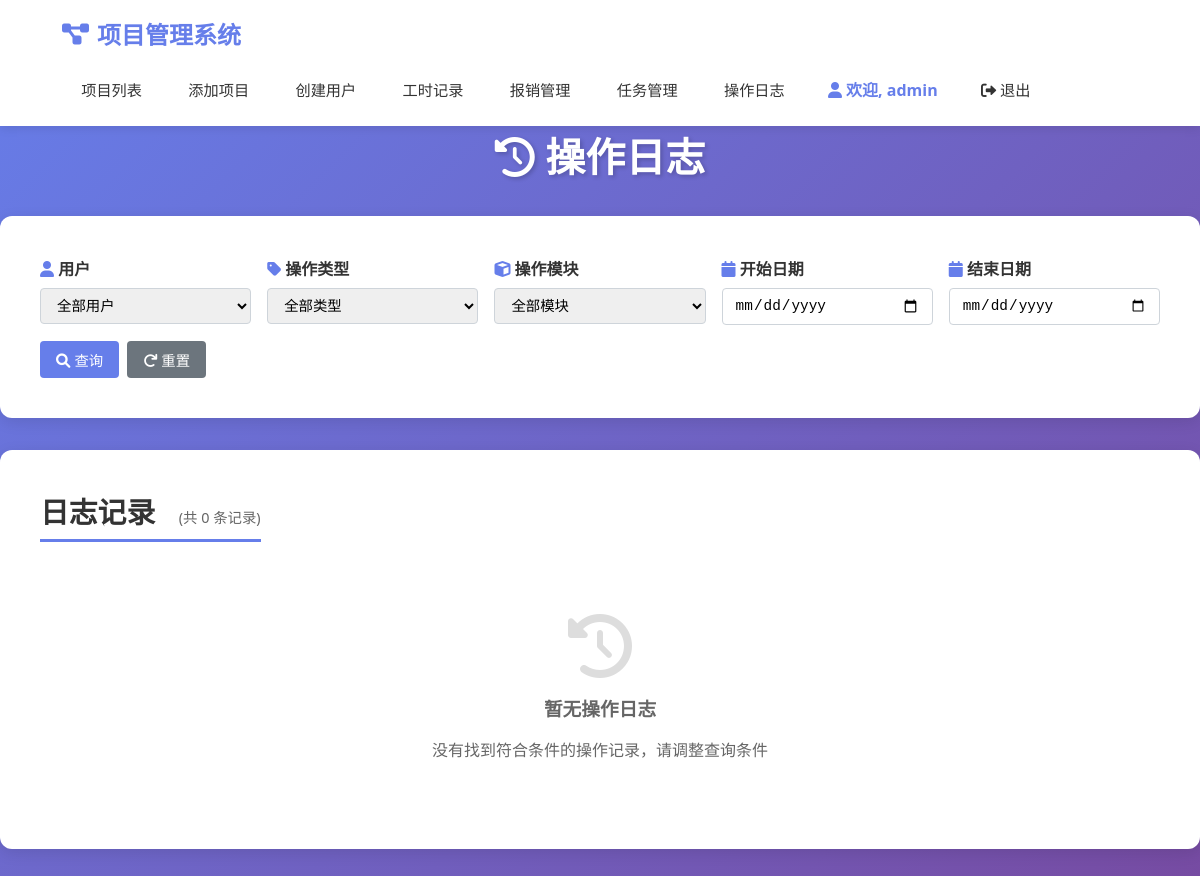
The page /operation-logs (signed in) on the database as committed earlier.
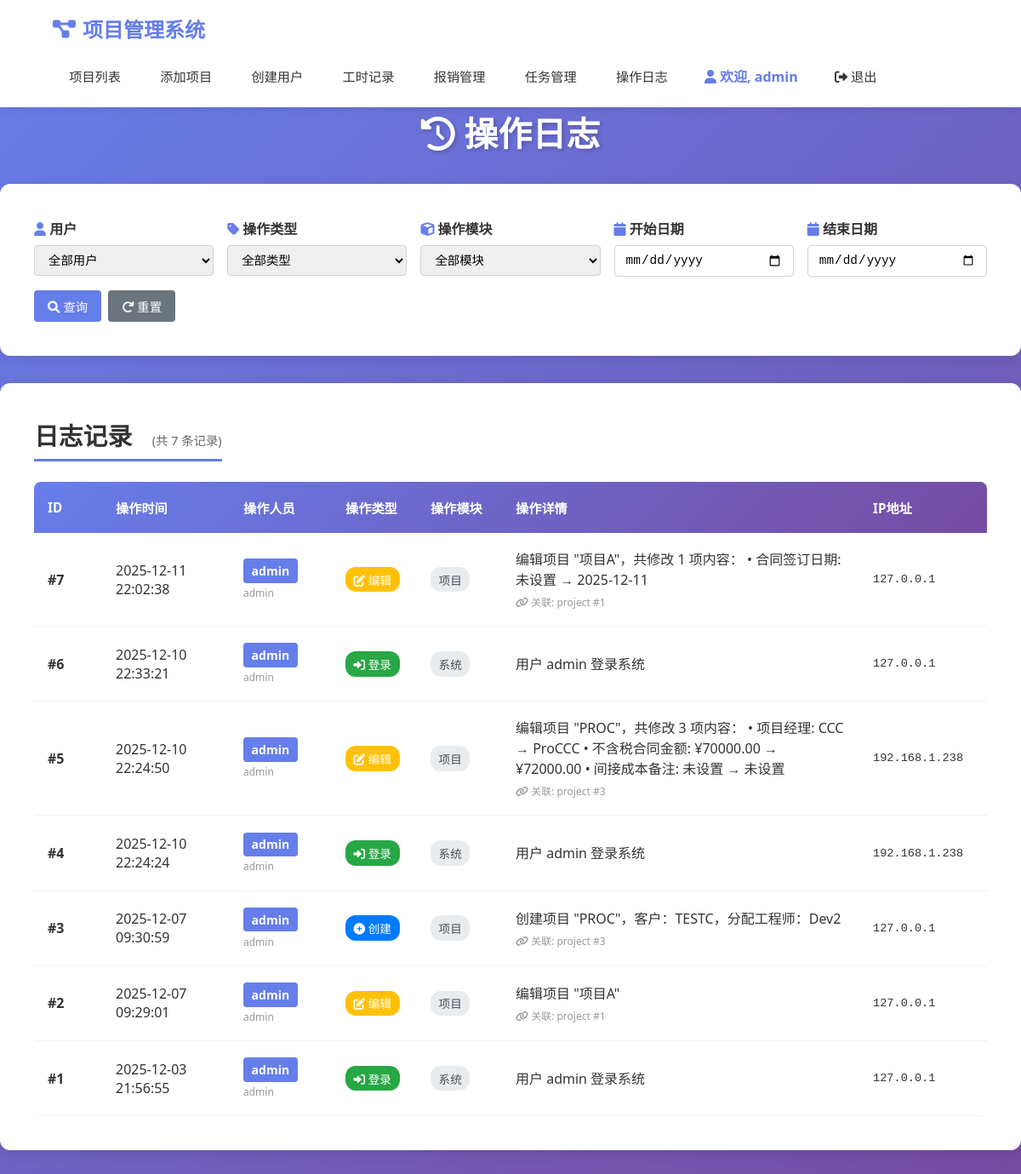
The same page on the database as committed later.
### models.py (models this page shows, shortened)
class User(UserMixin, db.Model):
    __tablename__ = "users"
    id = db.Column(db.Integer, primary_key=True, autoincrement=True)
    username = db.Column(db.String(80), unique=True, nullable=False)
    password_hash = db.Column(db.String(120), nullable=False)
    role = db.Column(db.String(20), nullable=False)  # 'admin', 'developer'
    created_at = db.Column(db.DateTime, default=datetime.utcnow)
    def is_admin(self):
        return self.role == 'admin'

class OperationLog(db.Model):
    __tablename__ = 'operation_logs'
    id = db.Column(db.Integer, primary_key=True)
    user_id = db.Column(db.Integer, db.ForeignKey('users.id'), nullable=False)
    operation_type = db.Column(db.String(50), nullable=False)  # 操作类型：登录、创建、编辑、删除、审批等
    operation_module = db.Column(db.String(50), nullable=False)  # 操作模块：项目、工时、报销、任务等
    operation_detail = db.Column(db.Text)  # 操作详情
    target_type = db.Column(db.String(50))  # 目标对象类型：project、worklog、expense等
    target_id = db.Column(db.Integer)  # 目标对象ID
    ip_address = db.Column(db.String(50))  # IP地址
    user_agent = db.Column(db.String(500))  # 浏览器信息
    created_at = db.Column(db.DateTime, default=datetime.utcnow, nullable=False)
    user = db.relationship('User', backref=db.backref('logs', lazy=True), foreign_keys=[user_id])
    def get_operation_icon(self):
        icons = {
            '登录': 'fa-sign-in-alt',
            '登出': 'fa-sign-out-alt',
            '创建': 'fa-plus-circle',
            '编辑': 'fa-edit',
            '删除': 'fa-trash-alt',
            '审批': 'fa-check-circle',
            '拒绝': 'fa-times-circle',
            '分配': 'fa-user-plus',
            '更新状态': 'fa-sync-alt',
            '上传': 'fa-upload',
            '下载': 'fa-download',
            '查看': 'fa-eye'
        }
        return icons.get(self.operation_type, 'fa-circle')
    def get_operation_color(self):
        colors = {
            '登录': '#28a745',
            '登出': '#6c757d',
            '创建': '#007bff',
            '编辑': '#ffc107',
            '删除': '#dc3545',
            '审批': '#28a745',
            '拒绝': '#dc3545',
            '分配': '#17a2b8',
            '更新状态': '#6f42c1',
            '上传': '#20c997',
            '下载': '#fd7e14',
            '查看': '#6c757d'
        }
        return colors.get(self.operation_type, '#6c757d')

### app.py (the view, shortened to what this page needs)
@app.route("/operation-logs")
@login_required
def operation_logs():
    if not current_user.is_admin():
        flash("只有管理员可以查看操作日志")
        return redirect(url_for("index"))
    user_id = request.args.get('user_id', type=int)
    operation_type = request.args.get('operation_type')
    operation_module = request.args.get('operation_module')
    date_from = request.args.get('date_from')
    date_to = request.args.get('date_to')
    page = request.args.get('page', 1, type=int)
    per_page = 50
    query = OperationLog.query
    if user_id:
        query = query.filter_by(user_id=user_id)
    if operation_type:
        query = query.filter_by(operation_type=operation_type)
    if operation_module:
        query = query.filter_by(operation_module=operation_module)
    if date_from:
        try:
            from_date = datetime.strptime(date_from, '%Y-%m-%d')
            query = query.filter(OperationLog.created_at >= from_date)
        except ValueError:
            pass
    pagination = query.order_by(OperationLog.created_at.desc()).paginate(
        page=page, per_page=per_page, error_out=False
    )
    logs = pagination.items
    users = User.query.all()
    operation_types = db.session.query(OperationLog.operation_type).distinct().all()
    operation_types = [t[0] for t in operation_types]
    operation_modules = db.session.query(OperationLog.operation_module).distinct().all()
    operation_modules = [m[0] for m in operation_modules]
    return render_template(
        "operation_logs.html",
        logs=logs,
        pagination=pagination,
        users=users,
        operation_types=operation_types,
        operation_modules=operation_modules,
        selected_user_id=user_id,
        selected_operation_type=operation_type,
        selected_operation_module=operation_module,
        date_from=date_from,
        date_to=date_to
    )

### app.py (called while the page is built)
@login_manager.user_loader
def load_user(user_id):
    return User.query.get(int(user_id))

### templates/operation_logs.html (shortened to what this page needs)
{% extends "base.html" %}
{% block content %}
<h1 class="page-title">
    <i class="fas fa-history"></i> 操作日志
</h1>
<div class="card" style="margin-bottom: 2rem;">
    <form method="GET" action="{{ url_for('operation_logs') }}" style="display: grid; grid-template-columns: repeat(auto-fit, minmax(200px, 1fr)); gap: 1rem;">
        <div class="form-group" style="margin-bottom: 0;">
            <label class="form-label">
                <i class="fas fa-user" style="color: #667eea;"></i> 用户
            </label>
            <select name="user_id" class="form-control">
                <option value="">全部用户</option>
            </select>
        </div>
        <div class="form-group" style="margin-bottom: 0;">
            <label class="form-label">
                <i class="fas fa-tag" style="color: #667eea;"></i> 操作类型
            </label>
            <select name="operation_type" class="form-control">
                <option value="">全部类型</option>
            </select>
        </div>
        <div class="form-group" style="margin-bottom: 0;">
            <label class="form-label">
                <i class="fas fa-cube" style="color: #667eea;"></i> 操作模块
            </label>
            <select name="operation_module" class="form-control">
                <option value="">全部模块</option>
            </select>
        </div>
        <div class="form-group" style="margin-bottom: 0;">
            <label class="form-label">
                <i class="fas fa-calendar" style="color: #667eea;"></i> 开始日期
            </label>
            <input type="date" name="date_from" class="form-control" value="{{ date_from or '' }}">
        </div>
        <div class="form-group" style="margin-bottom: 0;">
            <label class="form-label">
                <i class="fas fa-calendar" style="color: #667eea;"></i> 结束日期
            </label>
            <input type="date" name="date_to" class="form-control" value="{{ date_to or '' }}">
        </div>
        <div style="display: flex; align-items: flex-end; gap: 0.5rem;">
            <button type="submit" class="btn btn-primary">
                <i class="fas fa-search"></i> 查询
            </button>
            <a href="{{ url_for('operation_logs') }}" class="btn btn-secondary">
                <i class="fas fa-redo"></i> 重置
            </a>
        </div>
    </form>
</div>
<div class="card">
    <div style="margin-bottom: 1.5rem; display: flex; justify-content: space-between; align-items: center;">
        <h2 style="margin: 0; color: #333;">
            日志记录
            <span style="color: #666; font-size: 0.9rem; font-weight: normal; margin-left: 1rem;">
                (共 {{ pagination.total }} 条记录)
            </span>
        </h2>
    </div>
    {% if logs %}
    <div class="table-container">
        <table class="project-table">
            <thead>
                <tr>
                    <th style="width: 80px;">ID</th>
                    <th style="width: 150px;">操作时间</th>
                    <th style="width: 120px;">操作人员</th>
                    <th style="width: 100px;">操作类型</th>
                    <th style="width: 100px;">操作模块</th>
                    <th>操作详情</th>
                    <th style="width: 150px;">IP地址</th>
                </tr>
            </thead>
            <tbody>
                {% for log in logs %}
                <tr>
                    <td><strong>#{{ log.id }}</strong></td>
                    <td>{{ log.created_at.strftime('%Y-%m-%d %H:%M:%S') }}</td>
                    <td>
                        <span class="badge" style="background: #667eea; color: white; padding: 0.3rem 0.6rem; border-radius: 4px;">
                            {{ log.user.username }}
                        </span>
                        <div style="font-size: 0.75rem; color: #999; margin-top: 0.2rem;">
                            {{ log.user.role }}
                        </div>
                    </td>
                    <td>
                        <span class="operation-badge" style="background: {{ log.get_operation_color() }};">
                            <i class="fas {{ log.get_operation_icon() }}"></i>
                            {{ log.operation_type }}
                        </span>
                    </td>
                    <td>
                        <span class="module-badge">
                            {{ log.operation_module }}
                        </span>
                    </td>
                    <td style="max-width: 400px;">
                        <div class="log-detail">
                            {{ log.operation_detail }}
                        </div>
                        {% if log.target_type and log.target_id %}
                            <div style="font-size: 0.75rem; color: #999; margin-top: 0.3rem;">
                                <i class="fas fa-link"></i>
                                关联: {{ log.target_type }} #{{ log.target_id }}
                            </div>
                        {% endif %}
                    </td>
                    <td>
                        <div style="font-family: monospace; font-size: 0.85rem;">
                            {{ log.ip_address }}
                        </div>
                    </td>
                </tr>
                {% endfor %}
            </tbody>
        </table>
    </div>
    {% else %}
    <div class="empty-state">
        <i class="fas fa-history" style="font-size: 4rem; color: #ddd; margin-bottom: 1rem;"></i>
        <h3>暂无操作日志</h3>
        <p>没有找到符合条件的操作记录，请调整查询条件</p>
    </div>
    {% endif %}
</div>
{% endblock %}

### templates/base.html (shortened to what this page needs)
<!DOCTYPE html>
<html lang="zh-CN">
<head>
    <link rel="stylesheet" href="{{ url_for('static', filename='style.css') }}">
    <link rel="stylesheet" href="https://cdnjs.cloudflare.com/ajax/libs/font-awesome/6.0.0/css/all.min.css">
</head>
<body>
        <header class="header">
            <div class="header-content">
                <a href="{{ url_for('index') }}" class="logo">
                    <i class="fas fa-project-diagram"></i> 项目管理系统
                </a>
                <nav class="nav">
                    {% if current_user.is_authenticated %}
                        {% if current_user.is_admin() %}
                            <a href="{{ url_for('index') }}">项目列表</a>
                            <a href="{{ url_for('create_project') }}">添加项目</a>
                            <a href="{{ url_for('create_user') }}">创建用户</a>
                            <a href="{{ url_for('worklog_list') }}">工时记录</a>
                            <a href="{{ url_for('expense_list') }}">报销管理</a>
                            <a href="{{ url_for('task_list') }}">任务管理</a>
                            <a href="{{ url_for('operation_logs') }}" class="nav-link">操作日志</a>
                        {% elif current_user.is_developer() %}
                            <a href="{{ url_for('worklog_list') }}">我的工时</a>
                            <a href="{{ url_for('create_worklog') }}">记录工时</a>
                            <a href="{{ url_for('expense_list') }}">我的报销</a>
                            <a href="{{ url_for('expense_create') }}">申请报销</a>
                            <a href="{{ url_for('task_list') }}">我的任务</a>
                        {% endif %}
                        <span><i class="fas fa-user"></i> 欢迎, {{ current_user.username }}</span>
                        <a href="{{ url_for('logout') }}"><i class="fas fa-sign-out-alt"></i> 退出</a>
                    {% endif %}
                </nav>
            </div>
        </header>
    <div class="cibtauber">
        <main class="main-content">
            {% block content %}{% endblock %}
        </main>
    </div>
</body>
</html>

### static/style.css (style rules this page uses)
* { margin: 0; padding: 0; box-sizing: border-box; }
body { font-family: 'Segoe UI', Tahoma, Geneva, Verdana, sans-serif; background: linear-gradient(135deg, #667eea 0%, #764ba2 100%); min-height: 100vh; }
.page-title { font-size: 2.5rem; color: white; margin-bottom: 2rem; text-align: center; text-shadow: 2px 2px 4px rgba(0,0,0,0.2); }
.card { background: white; border-radius: 12px; padding: 2.5rem; box-shadow: 0 4px 15px rgba(0,0,0,0.1); margin-bottom: 2rem; width: 100%; max-width: 100% !important; }
.card h2 { color: #333; margin-bottom: 1.5rem; font-size: 1.8rem; border-bottom: 3px solid #667eea; padding-bottom: 0.5rem; }
.table-container { width: 100%; overflow-x: auto; }
.project-table { width: 100%; border-collapse: collapse; background: white; border-radius: 8px; overflow: hidden; }
.project-table thead { background: linear-gradient(135deg, #667eea 0%, #764ba2 100%); }
.project-table thead th { color: white; padding: 1.2rem 1rem; text-align: left; font-weight: 600; font-size: 0.95rem; }
.project-table tbody tr { border-bottom: 1px solid #f0f0f0; transition: background-color 0.3s; }
.project-table td { padding: 1.2rem 1rem; color: #333; }
.btn { padding: 0.75rem 1.5rem; border-radius: 8px; border: none; cursor: pointer; font-size: 1rem; font-weight: 500; text-decoration: none; display: inline-block; transition: all 0.3s ease; text-align: center; }
.btn-primary { background: linear-gradient(135deg, #667eea 0%, #764ba2 100%); color: white; }
.btn-secondary { background: #6c757d; color: white; }
.form-group { margin-bottom: 1.5rem; }
.form-label { display: block; margin-bottom: 0.5rem; color: #333; font-weight: 600; }
.form-control { width: 100%; padding: 0.75rem; border: 2px solid #e1e5e9; border-radius: 8px; font-size: 1rem; transition: border-color 0.3s; }
.badge { display: inline-block; padding: 0.35rem 0.75rem; font-size: 0.875rem; font-weight: 600; border-radius: 20px; text-align: center; }

### templates/base.html (style rules this page uses)
.header { background: white; box-shadow: 0 2px 10px rgba(0,0,0,0.1); position: sticky; top: 0; z-index: 1000; width: 100%; }
.header-content { max-width: 95%; margin: 0 auto; padding: 1rem 2rem; display: flex; justify-content: space-between; align-items: center; flex-wrap: wrap; gap: 1rem; }
.logo { font-size: 1.5rem; font-weight: bold; color: #667eea; text-decoration: none; display: flex; align-items: center; gap: 0.5rem; transition: color 0.3s ease; }
.nav { display: flex; gap: 0.5rem; align-items: center; flex-wrap: wrap; }
.nav a { color: #333; text-decoration: none; padding: 0.6rem 1.2rem; border-radius: 6px; transition: all 0.3s ease; font-weight: 500; white-space: nowrap; font-size: 0.95rem; }
.nav span { color: #667eea; font-weight: 600; padding: 0.6rem 1rem; white-space: nowrap; }

### templates/operation_logs.html (style rules this page uses)
.operation-badge { display: inline-block; padding: 0.3rem 0.6rem; border-radius: 12px; color: white; font-size: 0.85rem; font-weight: 500; white-space: nowrap; }
.module-badge { display: inline-block; padding: 0.3rem 0.6rem; border-radius: 12px; background: #e9ecef; color: #495057; font-size: 0.85rem; font-weight: 500; }
.log-detail { word-break: break-word; line-height: 1.5; }
.form-group { margin-bottom: 1rem; }
.form-label { display: block; margin-bottom: 0.5rem; font-weight: 600; color: #333; }
.form-control { width: 100%; padding: 0.5rem 0.75rem; border: 1px solid #ced4da; border-radius: 4px; font-size: 0.9rem; }
.btn { display: inline-block; padding: 0.5rem 1rem; border: none; border-radius: 4px; font-size: 0.9rem; cursor: pointer; text-decoration: none; transition: all 0.2s; }
.btn-primary { background: #667eea; color: white; }
.btn-secondary { background: #6c757d; color: white; }
.badge { display: inline-block; }

Rows that differ between the two databases and show on the page:
added OperationLog: id "7", created_at "2025-12-11 22:02:38", user.username "admin", user.role "admin", operation_type "编辑", operation_module "项目", operation_detail "编辑项目 \"项目A\"，共修改 1 项内容： • 合同签订日期: 未设置 → 2025-12-11", target_type "project", target_id "1", ip_address "127.0.0.1"
added OperationLog: id "6", created_at "2025-12-10 22:33:21", user.username "admin", user.role "admin", operation_type "登录", operation_module "系统", operation_detail "用户 admin 登录系统", ip_address "127.0.0.1"
added OperationLog: id "5", created_at "2025-12-10 22:24:50", user.username "admin", user.role "admin", operation_type "编辑", operation_module "项目", operation_detail "编辑项目 \"PROC\"，共修改 3 项内容： • 项目经理: CCC → ProCCC • 不含税合同金额: ¥70000.00 → ¥72000.00 • 间接成本备注: 未设置 → 未设置", target_type "project", target_id "3", ip_address "192.168.1.238"
added OperationLog: id "4", created_at "2025-12-10 22:24:24", user.username "admin", user.role "admin", operation_type "登录", operation_module "系统", operation_detail "用户 admin 登录系统", ip_address "192.168.1.238"
added OperationLog: id "3", created_at "2025-12-07 09:30:59", user.username "admin", user.role "admin", operation_type "创建", operation_module "项目", operation_detail "创建项目 \"PROC\"，客户：TESTC，分配工程师：Dev2", target_type "project", target_id "3", ip_address "127.0.0.1"
added OperationLog: id "2", created_at "2025-12-07 09:29:01", user.username "admin", user.role "admin", operation_type "编辑", operation_module "项目", operation_detail "编辑项目 \"项目A\"", target_type "project", target_id "1", ip_address "127.0.0.1"
added OperationLog: id "1", created_at "2025-12-03 21:56:55", user.username "admin", user.role "admin", operation_type "登录", operation_module "系统", operation_detail "用户 admin 登录系统", ip_address "127.0.0.1"
Other text that changed with them:
{{ pagination.total }}: "0" → "7"
text no longer shown: "暂无操作日志 没有找到符合条件的操作记录，请调整查询条件"
text now shown: "ID 操作时间 操作人员 操作类型 操作模块 操作详情 IP地址"
